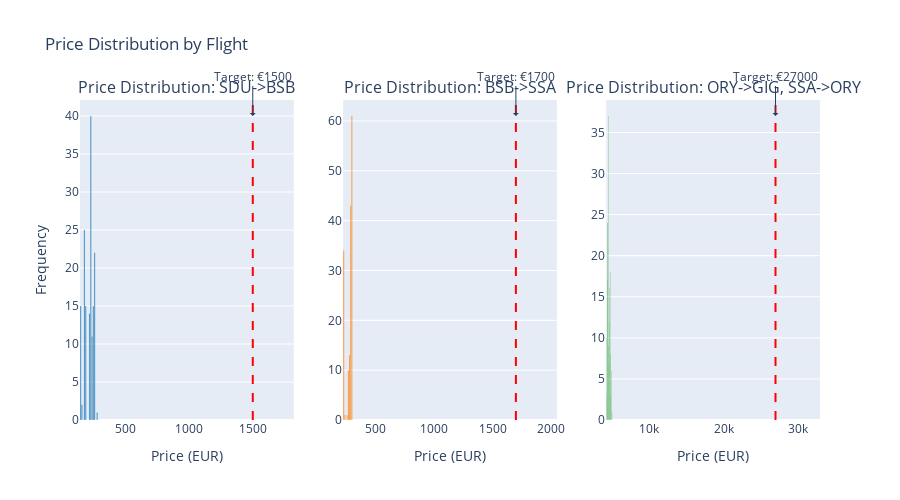

Here is the notebook cell this chart was saved with:
### Markdown cell above
## Price Distribution Analysis

### Code cell
# Create separate histograms for each flight
fig = make_subplots(rows=1, cols=len(unique_flights),
                   subplot_titles=[f'Price Distribution: {flight}' for flight in unique_flights])

# Define colors for each flight
colors = px.colors.qualitative.D3

for i, flight in enumerate(unique_flights):
    flight_data = df[df['Flight'] == flight]
    target_price = flight_data['Target_Price'].iloc[0]
    
    # Add histogram trace
    fig.add_trace(
        go.Histogram(x=flight_data['Price_EUR'],
                    marker=dict(color=colors[i % len(colors)]),
                    opacity=0.7,
                    name=flight),
        row=1, col=i+1
    )
    
    # Add vertical line for target price
    fig.add_shape(type="line",
                  x0=target_price, y0=0, x1=target_price, y1=1,
                  xref=f"x{i+1}", yref=f"paper",
                  line=dict(color="red", width=2, dash="dash"))
    
    # Add annotation for target price
    fig.add_annotation(x=target_price, y=0.95,
                      text=f"Target: €{target_price}",
                      showarrow=True,
                      arrowhead=1,
                      xref=f"x{i+1}", yref="paper",
                      ax=0, ay=-40)

# Update layout
fig.update_layout(
    height=500,
    width=300*len(unique_flights),
    title_text="Price Distribution by Flight",
    showlegend=False,
    bargap=0.1
)

# Update axes titles
for i in range(1, len(unique_flights)+1):
    fig.update_xaxes(title_text="Price (EUR)", row=1, col=i)
    if i == 1:
        fig.update_yaxes(title_text="Frequency", row=1, col=i)

# Show the plot
fig.show()

### Figure 1 — Plotly figure (JSON) as saved in the notebook; plotly's stock layout.template omitted (floating-point values rounded to 4 significant figures; data arrays with more than 128 entries replaced by an {"elided": "..."} marker saying what was removed)
{"data": [{"marker": {"color": "#1F77B4"}, "name": "SDU->BSB", "opacity": 0.7, "type": "histogram", "x": {"elided": "160 float values"}, "xaxis": "x", "yaxis": "y"}, {"marker": {"color": "#FF7F0E"}, "name": "BSB->SSA", "opacity": 0.7, "type": "histogram", "x": {"elided": "163 float values"}, "xaxis": "x2", "yaxis": "y2"}, {"marker": {"color": "#2CA02C"}, "name": "ORY->GIG, SSA->ORY", "opacity": 0.7, "type": "histogram", "x": {"elided": "195 float values"}, "xaxis": "x3", "yaxis": "y3"}], "layout": {"annotations": [{"font": {"size": 16}, "showarrow": false, "text": "Price Distribution: SDU->BSB", "x": 0.1444, "xanchor": "center", "xref": "paper", "y": 1, "yanchor": "bottom", "yref": "paper"}, {"font": {"size": 16}, "showarrow": false, "text": "Price Distribution: BSB->SSA", "x": 0.5, "xanchor": "center", "xref": "paper", "y": 1, "yanchor": "bottom", "yref": "paper"}, {"font": {"size": 16}, "showarrow": false, "text": "Price Distribution: ORY->GIG, SSA->ORY", "x": 0.8556, "xanchor": "center", "xref": "paper", "y": 1, "yanchor": "bottom", "yref": "paper"}, {"arrowhead": 1, "ax": 0, "ay": -40, "showarrow": true, "text": "Target: €1500", "x": 1500, "xref": "x", "y": 0.95, "yref": "paper"}, {"arrowhead": 1, "ax": 0, "ay": -40, "showarrow": true, "text": "Target: €1700", "x": 1700, "xref": "x2", "y": 0.95, "yref": "paper"}, {"arrowhead": 1, "ax": 0, "ay": -40, "showarrow": true, "text": "Target: €27000", "x": 27000, "xref": "x3", "y": 0.95, "yref": "paper"}], "bargap": 0.1, "height": 500, "shapes": [{"line": {"color": "red", "dash": "dash", "width": 2}, "type": "line", "x0": 1500, "x1": 1500, "xref": "x", "y0": 0, "y1": 1, "yref": "paper"}, {"line": {"color": "red", "dash": "dash", "width": 2}, "type": "line", "x0": 1700, "x1": 1700, "xref": "x2", "y0": 0, "y1": 1, "yref": "paper"}, {"line": {"color": "red", "dash": "dash", "width": 2}, "type": "line", "x0": 27000, "x1": 27000, "xref": "x3", "y0": 0, "y1": 1, "yref": "paper"}], "showlegend": false, "title": {"text": "Price Distribution by Flight"}, "width": 900, "xaxis": {"anchor": "y", "domain": [0, 0.2889], "title": {"text": "Price (EUR)"}}, "xaxis2": {"anchor": "y2", "domain": [0.3556, 0.6444], "title": {"text": "Price (EUR)"}}, "xaxis3": {"anchor": "y3", "domain": [0.7111, 1], "title": {"text": "Price (EUR)"}}, "yaxis": {"anchor": "x", "domain": [0, 1], "title": {"text": "Frequency"}}, "yaxis2": {"anchor": "x2", "domain": [0, 1]}, "yaxis3": {"anchor": "x3", "domain": [0, 1]}}}
